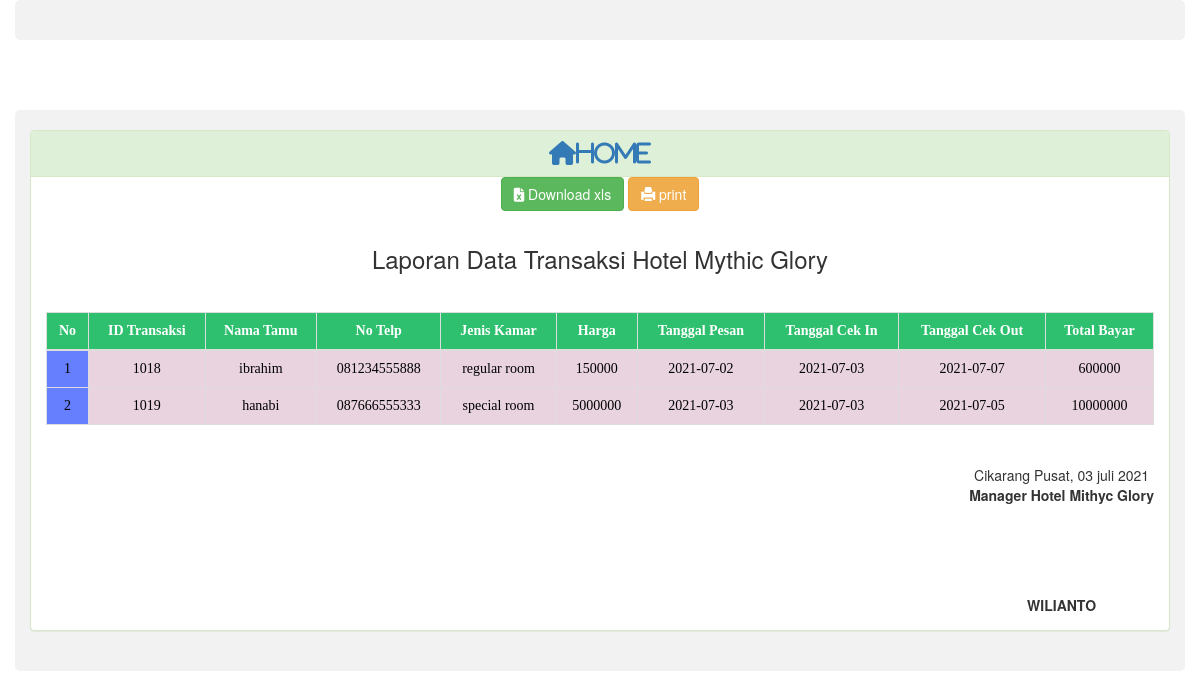
Page /laporan.php (signed in) on the committed database.
### tables this page shows
CREATE TABLE `transaksi_hotel` (
  `id_transaksi` int(10) NOT NULL,
  `id_tamu` int(10) DEFAULT NULL,
  `id_kamar` int(10) DEFAULT NULL,
  `tgl_pesan` date DEFAULT NULL,
  `tgl_cekin` date DEFAULT NULL,
  `tgl_cekout` date DEFAULT NULL,
  `total_tarif` int(12) DEFAULT NULL
);

CREATE TABLE `tamu_hotel` (
  `id_tamu` int(10) NOT NULL,
  `nama_tamu` varchar(200) DEFAULT NULL,
  `no_telp` varchar(12) DEFAULT NULL
);

CREATE TABLE `kamar` (
  `id_kamar` int(10) NOT NULL,
  `jenis_kamar` varchar(100) DEFAULT NULL,
  `tarif` int(12) DEFAULT NULL
);

### laporan.php (the view, shortened to what this page needs)
<?php include("db/config.php");?>
<!DOCTYPE html>
<html>
	<head>
	</head>
	<body>
		<header>
			<?php include("template/header.php"); ?>
		</header>
		<div class='container' style='margin-top:70px'>
			<div class='row' style='min-height:520px'>
				<div class='col-md-12'>
					<div class='panel panel-success'>
						<div class='panel-heading'>
            <a class="fa fa-home" style="font-size: 24px;" href="index.php">Home</a>
            </div>
						<a class='btn btn-success' href='excel.php' target="_blank">
						<i class="fa fa-file-excel"></i> Download xls</a>
						<a class='btn btn-warning' href='print.php' target="_blank">
						<i class="glyphicon glyphicon-print"></i> print</a>
						<div class='panel-body'>
							<center>
								<h3>Laporan Data Transaksi Hotel Mythic Glory </h3>
								<p>&nbsp;</p>
							</center>
							<table class="table table-hover table-bordered">
							  <thead>
								<tr>
								  <th>No</th>
								  <th>ID Transaksi</th>
								  <th>Nama Tamu</th>
								  <th>No Telp</th>
								  <th>Jenis Kamar</th>
								  <th>Harga</th>
								  <th>Tanggal Pesan</th>
								  <th>Tanggal Cek In</th>
								  <th>Tanggal Cek Out</th>
								  <th>Total Bayar</th>
								</tr>
							  </thead>
							  <tbody>
<?php
$query=mysqli_query($conn, "SELECT id_transaksi,nama_tamu,no_telp,jenis_kamar,tarif,tgl_pesan,tgl_cekin,tgl_cekout,total_tarif
FROM transaksi_hotel
CROSS JOIN kamar ON transaksi_hotel.id_kamar = kamar.id_kamar
CROSS JOIN tamu_hotel ON transaksi_hotel.id_tamu = tamu_hotel.id_tamu")or die (mysqli_error($conn));
$j=0;
while ($row=mysqli_fetch_array($query)) {
    echo "<tr><td align='left' bgcolor='#657FFF'>";
    echo $j+1;
    echo"</td>";
    echo "<td align='left' bgcolor='#E8D3DF'>";
    echo $row["id_transaksi"];
    echo"</td>";
    echo "<td align='left' bgcolor='#E8D3DF'>";
    echo $row["nama_tamu"];
    echo"</td>";
    echo"<td align='left' bgcolor='#E8D3DF'>";
    echo $row["no_telp"];
    echo"</td>";
    echo"<td align='left' bgcolor='#E8D3DF'>";
    echo $row["jenis_kamar"];
    echo"</td>";
    echo"<td align='left' bgcolor='#E8D3DF'>";
    echo $row["tarif"];
    echo"</td>";
    echo"<td align='left' bgcolor='#E8D3DF'>";
    echo $row["tgl_pesan"];
    echo"</td>";
    echo"<td align='left' bgcolor='#E8D3DF'>";
    echo $row["tgl_cekin"];
    echo"</td>";
    echo"<td align='left' bgcolor='#E8D3DF'>";
    echo $row["tgl_cekout"];
    echo"</td>";
    echo"<td align='left' bgcolor='#E8D3DF'>";
    echo $row["total_tarif"];
    echo"</td>"; $j++;
} ?>
</tbody>
</table><br>
<div class='pull-right'>
							Cikarang Pusat, 03 juli 2021 <br>
							<b><center>Manager Hotel Mithyc Glory</center></b>
							<p>&nbsp;</p>
							<p>&nbsp;</p>
                            <p>&nbsp;</p>
							<b><center>WILIANTO</center></b>
							</div>
                        </div>
                    </div>
                </div>
            </div>
        </div>
    </body>
</html>

### assets/css/style.css (style rules this page uses)
.container { margin: auto; border: none; padding: 90px 20PX; text-align: center; }
table { font-family: Lucida Sans Unicode; border-collapse: collapse; color: #000000; position: relative; text-align: center; margin: auto; width: 80%; }
table th { background: #2ec06f; color: #ffffff; font-weight: bold; font-size: 14px; padding: 10px; }
table th, td { text-align: center; margin: auto; }
.container { border-radius: 5px; background-color: #f2f2f2; padding: 20px; }
.row:after { content: ""; display: table; clear: both; }

### rows in the picture
transaksi_hotel: id_transaksi "1018", id_tamu.nama_tamu "ibrahim", id_tamu.no_telp "081234555888", id_kamar.jenis_kamar "regular room", id_kamar.tarif "150000", tgl_pesan "2021-07-02", tgl_cekin "2021-07-03", tgl_cekout "2021-07-07", total_tarif "600000"
transaksi_hotel: id_transaksi "1019", id_tamu.nama_tamu "hanabi", id_tamu.no_telp "087666555333", id_kamar.jenis_kamar "special room", id_kamar.tarif "5000000", tgl_pesan "2021-07-03", tgl_cekin "2021-07-03", tgl_cekout "2021-07-05", total_tarif "10000000"
